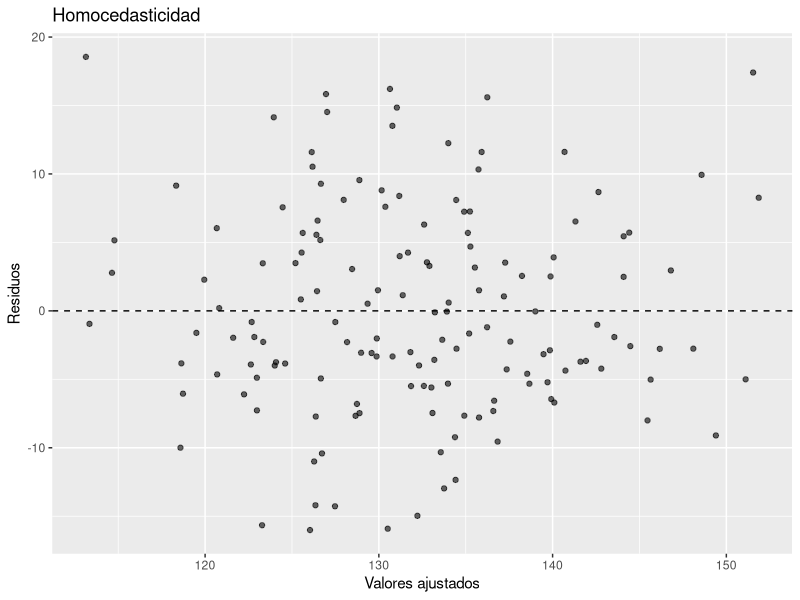
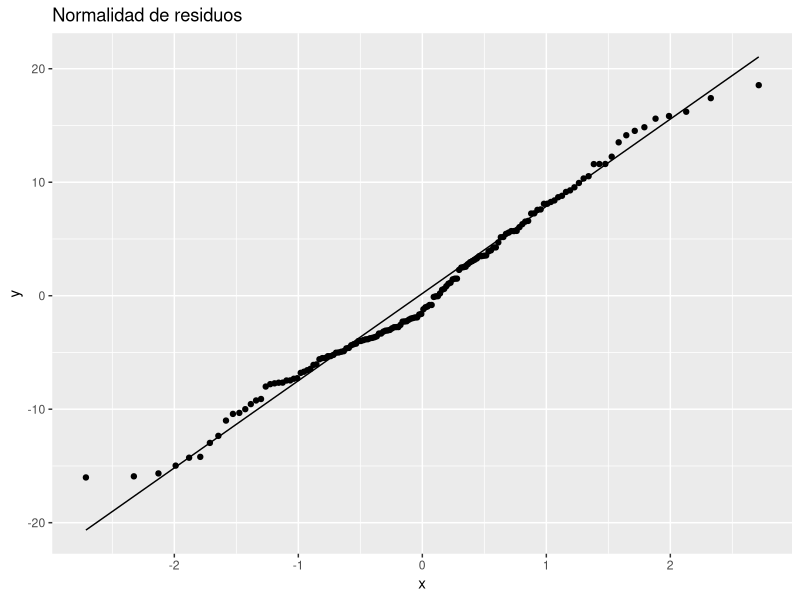

Generate these figures, in order, with R:
## ---- chunk 1
library(tidyverse)
library(ggplot2)
library(broom)
library(car)
library(MASS)
set.seed(2025)
## ---- chunk 2
n <- 150
edad <- rnorm(n, 50, 10)
bmi <- rnorm(n, 27, 4)
tabaquismo <- rbinom(n, 1, 0.3)
ejercicio <- rnorm(n, 3, 1.2)
grupo <- factor(sample(c("Control", "Tratamiento A", "Tratamiento B"), n, replace = TRUE))

# Comentario del ejemplo


y <- 130 - 0.4 * edad + 1.1 * bmi + 2 * tabaquismo - 1.5 * ejercicio - 5 * (grupo == "Tratamiento A") - 8 * (grupo == "Tratamiento B") + rnorm(n, 0, 8)
datos <- data.frame(presion = y, edad, bmi, tabaquismo = factor(tabaquismo, labels = c("No", "Sí")), ejercicio, grupo)
## ---- chunk 3
datos <- datos %>% mutate(
  trataA = ifelse(grupo == "Tratamiento A", 1, 0),
  trataB = ifelse(grupo == "Tratamiento B", 1, 0)
)
## ---- chunk 4
modelo_rlm <- lm(presion ~ edad + bmi + ejercicio + tabaquismo + trataA + trataB, data = datos)
tidy(modelo_rlm)
## ---- chunk 5
datos_aug <- augment(modelo_rlm)

# Comentario del ejemplo


ggplot(datos_aug, aes(x = .fitted, y = .resid)) +
  geom_point(alpha = 0.6) +
  geom_hline(yintercept = 0, linetype = "dashed") +
  labs(title = "Homocedasticidad", x = "Valores ajustados", y = "Residuos")

# Comentario del ejemplo


ggplot(datos_aug, aes(sample = .resid)) +
  stat_qq() +
  stat_qq_line() +
  labs(title = "Normalidad de residuos")
## ---- chunk 6
vif(modelo_rlm)
## ---- chunk 7
summary(modelo_rlm)$fstatistic
## ---- chunk 8
modelo_sin_dummies <- lm(presion ~ edad + bmi + ejercicio + tabaquismo, data = datos)
anova(modelo_sin_dummies, modelo_rlm)
## ---- chunk 9
modelo_full <- lm(presion ~ edad + bmi + ejercicio + tabaquismo + trataA + trataB, data = datos)
modelo_backward <- step(modelo_full, direction = "backward")
summary(modelo_backward)
## ---- chunk 10
modelo_nulo <- lm(presion ~ 1, data = datos)
modelo_forward <- step(modelo_nulo, scope = list(lower = modelo_nulo, upper = modelo_full), direction = "forward")
summary(modelo_forward)
## ---- chunk 11
modelo_stepwise <- step(modelo_nulo, scope = list(lower = modelo_nulo, upper = modelo_full), direction = "both")
summary(modelo_stepwise)
## ---- chunk 12
AIC(modelo_rlm, modelo_backward, modelo_forward, modelo_stepwise)
## ---- chunk 13
modelo_interaccion <- lm(presion ~ edad * tabaquismo + bmi + ejercicio + trataA + trataB, data = datos)
tidy(modelo_interaccion)
## ---- chunk 14
peso <- bmi * 2 + rnorm(n, 0, 2)
datos$peso <- peso
modelo_colineal <- lm(presion ~ edad + bmi + peso + ejercicio + trataA + trataB, data = datos)
vif(modelo_colineal)
## ---- chunk 15
modelo_factor <- lm(presion ~ edad + bmi + ejercicio + tabaquismo + grupo, data = datos)
tidy(modelo_factor)
## ---- chunk 16
modelo_subgrupo <- lm(presion ~ edad + bmi + ejercicio + grupo, data = datos %>% filter(tabaquismo == "No"))
tidy(modelo_subgrupo)
## ---- chunk 17
datos$region <- factor(sample(c("Sierra", "Selva", "Costa", "Lima"), n, replace = TRUE))
datos <- datos %>% mutate(
  region_sierra = ifelse(region == "Sierra", 1, 0),
  region_selva = ifelse(region == "Selva", 1, 0),
  region_costa = ifelse(region == "Costa", 1, 0)
)
modelo_region <- lm(presion ~ edad + bmi + ejercicio + tabaquismo + trataA + trataB + region_sierra + region_selva + region_costa, data = datos)
tidy(modelo_region)
## ---- chunk 18
modelo_region_factor <- lm(presion ~ edad + bmi + ejercicio + tabaquismo + grupo + region, data = datos)
tidy(modelo_region_factor)
